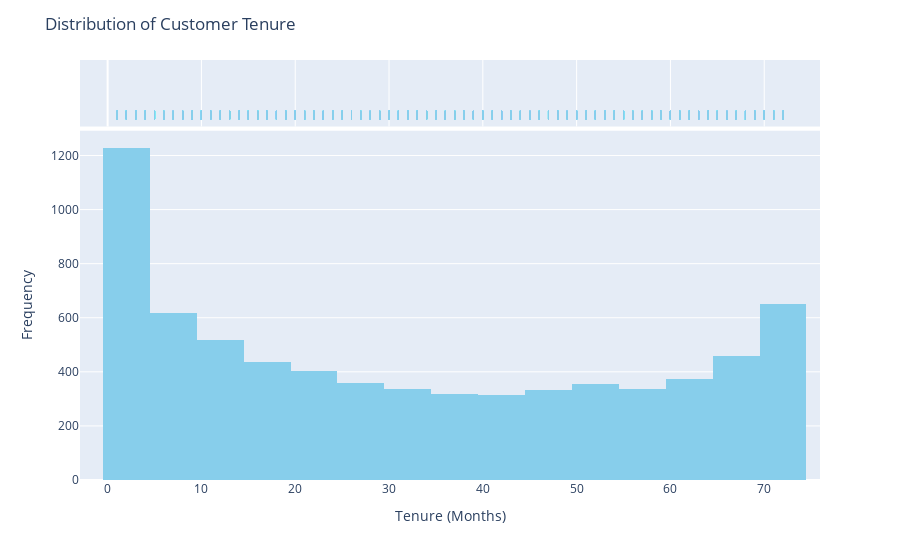

Notebook source saved alongside this figure:
### Markdown cell above
First we look at the distribution of Customer Tenure and find that it has a weird shape. Next, we look at how the contract types are distributed, and finally filter the tenure by contract type. Now the distributions make more sense. 2 year contracts last a lot more, which means customers are more loyal to the company. On the other hand, month-to-month contracts have the highest average churn.

**Recommendation:** Let's find why month-to-month contracts have high churn. Let's think of ways to make them stay.

### Code cell
# Create a histogram using Plotly
fig = px.histogram(df, x='tenure', nbins=30, marginal='rug', color_discrete_sequence=['skyblue'])

fig.update_layout(
    title='Distribution of Customer Tenure',
    xaxis_title='Tenure (Months)',
    yaxis_title='Frequency',
)

fig.show()

### Figure 1 — Plotly figure (JSON) as saved in the notebook; plotly's stock layout.template omitted (floating-point values rounded to 4 significant figures; data arrays with more than 128 entries replaced by an {"elided": "..."} marker saying what was removed)
{"data": [{"alignmentgroup": "True", "bingroup": "x", "hovertemplate": "tenure=%{x}<br>count=%{y}<extra></extra>", "legendgroup": "", "marker": {"color": "skyblue", "pattern": {"shape": ""}}, "name": "", "nbinsx": 30, "offsetgroup": "", "orientation": "v", "showlegend": false, "type": "histogram", "x": {"elided": "7032 int values"}, "xaxis": "x", "yaxis": "y"}, {"alignmentgroup": "True", "boxpoints": "all", "fillcolor": "rgba(255,255,255,0)", "hoveron": "points", "hovertemplate": "tenure=%{x}<extra></extra>", "jitter": 0, "legendgroup": "", "line": {"color": "rgba(255,255,255,0)"}, "marker": {"color": "skyblue", "symbol": "line-ns-open"}, "name": "", "offsetgroup": "", "showlegend": false, "type": "box", "x": {"elided": "7032 int values"}, "xaxis": "x2", "yaxis": "y2"}], "layout": {"barmode": "relative", "legend": {"tracegroupgap": 0}, "margin": {"t": 60}, "title": {"text": "Distribution of Customer Tenure"}, "xaxis": {"anchor": "y", "domain": [0, 1], "title": {"text": "Tenure (Months)"}}, "xaxis2": {"anchor": "y2", "domain": [0, 1], "matches": "x", "showgrid": true, "showticklabels": false}, "yaxis": {"anchor": "x", "domain": [0, 0.8316], "title": {"text": "Frequency"}}, "yaxis2": {"anchor": "x2", "domain": [0.8416, 1], "matches": "y2", "showgrid": false, "showline": false, "showticklabels": false, "ticks": ""}}}
